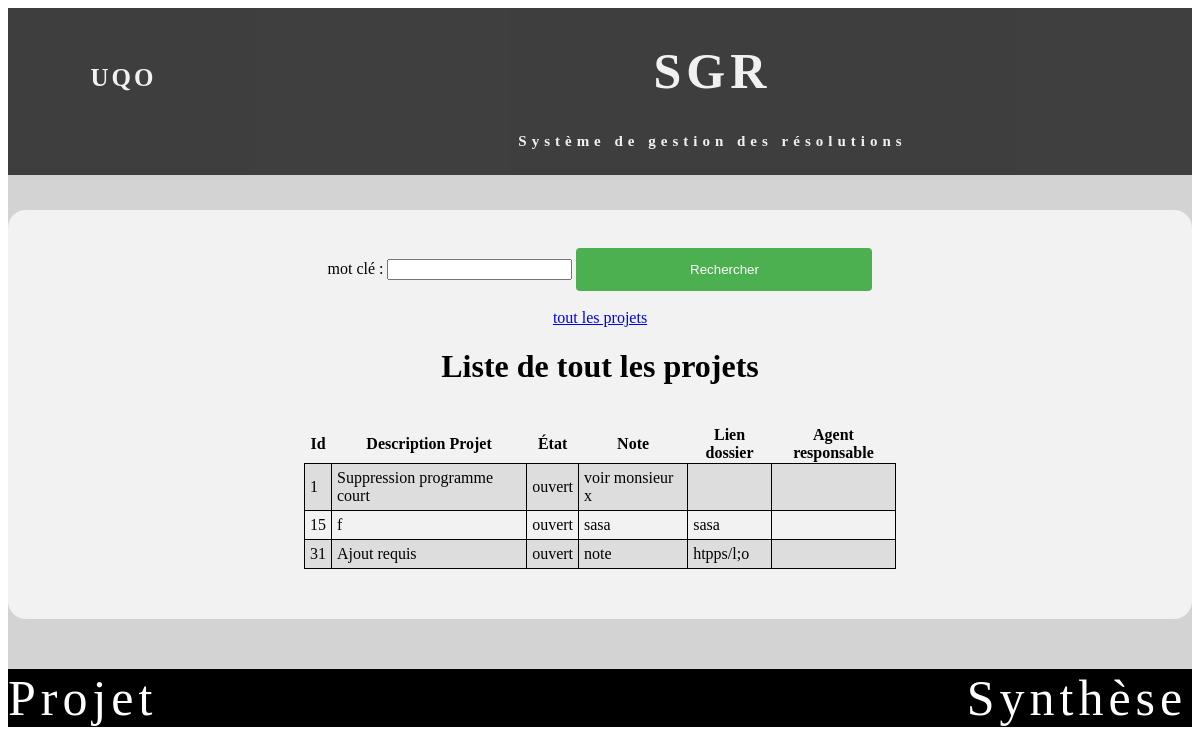
/popUp.php?action=voirAllProjet, run on the app's committed database.
### tables this page shows
CREATE TABLE IF NOT EXISTS `projet` (
  `NumProjet` int(11) NOT NULL AUTO_INCREMENT,
  `agent_id` varchar(50) DEFAULT NULL,
  `DescriptionProjet` varchar(1000) DEFAULT NULL,
  `EtatProjet` varchar(50) DEFAULT NULL,
  `Notes` varchar(2000) DEFAULT NULL,
  `LienDossier` varchar(2098) DEFAULT NULL,
  PRIMARY KEY (`NumProjet`),
  UNIQUE KEY `NumProjet` (`NumProjet`)
);

### controller/controlPublique.php (called while the page is built, shortened)
<?php
class controlPublique {
    private $vue;
    private $modelProjet;
    function __construct() {
        $this->vue = new VuePublique();
        $this->modelProjet = new Projet();
    }
    public function allProjet() {
        $allProjet = $this->modelProjet->allProjetTrie();
        $this->vue->afficherProjet($allProjet, 'Liste de tout les projets');
    }
}

### model/projet.php (called while the page is built, shortened)
<?php
class Projet {
    private $num;
    private $description;
    private $etat;
    private $note;
    private $lien;
    function creerProjet($no, $a, $d, $e, $n, $l) {
        $projet = new Projet();
        $projet->num = $no;
        $projet->agent = $a;
        $projet->description = $d;
        $projet->etat = $e;
        $projet->note = $n;
        $projet->lien = $l;
        return ($projet);
    }
    function allProjetTrie() {
        $bdd = new ConnexionBDD();
        $sql = "SELECT * FROM projet ORDER BY NumProjet ASC";
        $result = mysqli_query($bdd->getConnexionBDD(), $sql);
        $allProjet = array();
        while ($row = mysqli_fetch_array($result)) {
            $projet = $this->creerProjet($row["NumProjet"], $row["agent_id"], $row["DescriptionProjet"], $row["EtatProjet"], $row["Notes"], $row["LienDossier"]);
            array_push($allProjet, $projet);
        }
        return($allProjet);
    }
    function getNum() {
        return $this->num;
    }
    function getDescription() {
        return $this->description;
    }
    function getEtat() {
        return $this->etat;
    }
    function getNote() {
        return $this->note;
    }
    function getLien() {
        return $this->lien;
    }
}

### model/connexionBDD.php (called while the page is built, shortened)
<?php
class  ConnexionBDD
{
    private  $con;
    function __construct()
    {
        $this->con = mysqli_connect("localhost","root","","decanat");
        $this->con->set_charset('utf8');
    }
    public function getConnexionBDD() {
     return  $this->con;
   }
}
?>

### view/vuePublique.php (the view, shortened to what this page needs)
<?php
class VuePublique {
    public function afficherProjet($projet,$titre) {
        echo('<div id="divconsult">
          <form action="popUp.php?action=traitementRechercheProjet" class="formPreForm" method="POST">
          <label for="sigle">mot clé :</label></td>
          <input type="mot" id="mot" required  name="mot" >
                <input type="submit"  name="valider" value="Rechercher">
                 </form>
                  <a href="popUp.php?action=voirAllProjet">  tout les projets </a>
        <h1>'.$titre.'</h1><br>
            <center><table class="table3" >
        <tr>
            <th>Id</th>
            <th>Description Projet</th>
            <th>État</th>
            <th>Note</th>
            <th>Lien dossier</th>
            <th>Agent responsable</th>
        </tr>');
        foreach ($projet as $value) {
            echo('<tr><td>' . $value->getNum() . '</td>
                    <td>' . $value->getDescription() . '</td>
                    <td>' . $value->getEtat() . '</td>
                    <td>' . $value->getNote() . '</td>
                    <td>' . $value->getlien() . '</td>
                    <td>' . $value->getAgent() . '</td></tr>' );
        }
        echo('</table></center></div>');
    }
}

### css/stylesheet.css (style rules this page uses)
html, body { height: 100%; }
input[type=submit] { width: 25%; background-color: #4CAF50; color: white; padding: 14px 20px; margin: 18px 0; border: none; border-radius: 4px; cursor: pointer; }
#divconsult { height: 70%; margin-top: 35px; margin-bottom: 50px; padding-top: 20px; padding-bottom: 50px; border-radius: 18px; background-color: #f2f2f2; text-align: center; }
.table3 { width: 50%; border-collapse: collapse; }
.table3 td { text-align: left; padding: 5px; border: 1px solid black; }
.table3 tr:nth-child(even) { background-color: #dddddd; }

### data on the page
projet: NumProjet "1", DescriptionProjet "Suppression programme court", EtatProjet "ouvert", Notes "voir monsieur x"
projet: NumProjet "15", DescriptionProjet "f", EtatProjet "ouvert", Notes "sasa", LienDossier "sasa"
projet: NumProjet "31", DescriptionProjet "Ajout requis", EtatProjet "ouvert", Notes "note", LienDossier "htpps/l;o"

### other printed values
$titre "Liste de tout les projets"
